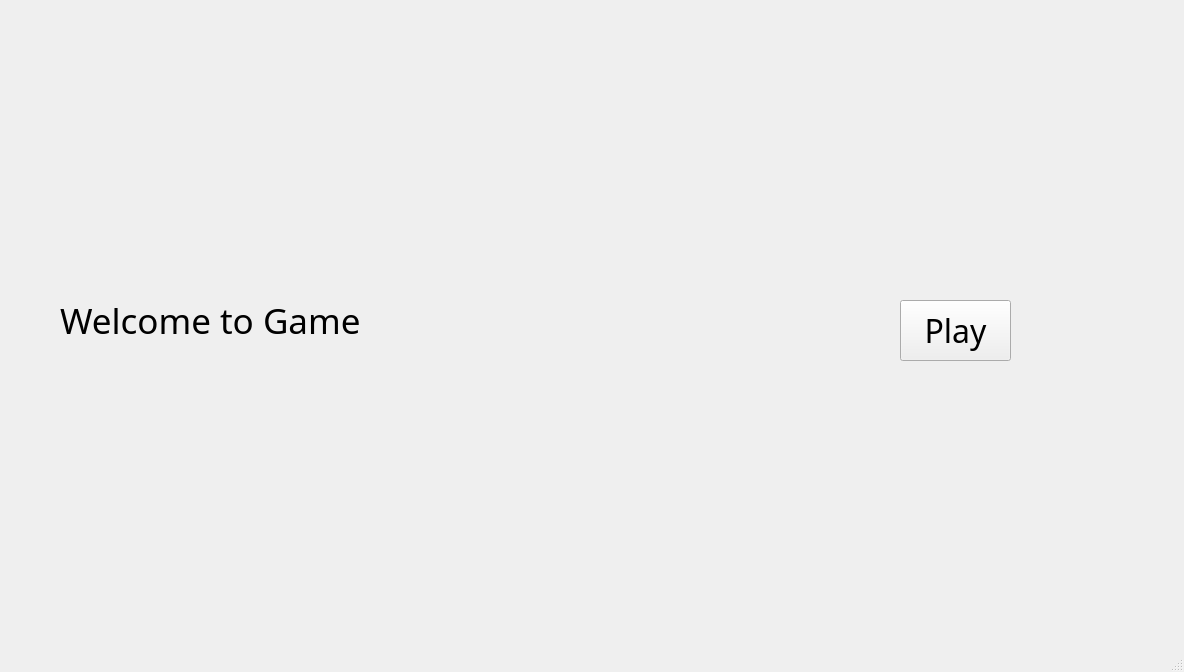
<?xml version="1.0" encoding="UTF-8"?>
<ui version="4.0">
 <class>Page</class>
 <widget class="QMainWindow" name="Page">
  <property name="geometry">
   <rect>
    <x>0</x>
    <y>0</y>
    <width>1184</width>
    <height>672</height>
   </rect>
  </property>
  <property name="windowTitle">
   <string>Page</string>
  </property>
  <property name="styleSheet">
   <string notr="true"/>
  </property>
  <widget class="QWidget" name="centralwidget">
   <widget class="QPushButton" name="pushButton">
    <property name="geometry">
     <rect>
      <x>900</x>
      <y>300</y>
      <width>111</width>
      <height>61</height>
     </rect>
    </property>
    <property name="font">
     <font>
      <family>Segoe Script</family>
      <pointsize>24</pointsize>
     </font>
    </property>
    <property name="toolTip">
     <string>Click me!</string>
    </property>
    <property name="styleSheet">
     <string notr="true"/>
    </property>
    <property name="text">
     <string>Play</string>
    </property>
   </widget>
   <widget class="QLabel" name="lableWelcome">
    <property name="geometry">
     <rect>
      <x>60</x>
      <y>300</y>
      <width>361</width>
      <height>41</height>
     </rect>
    </property>
    <property name="font">
     <font>
      <family>Tempus Sans ITC</family>
      <pointsize>26</pointsize>
     </font>
    </property>
    <property name="toolTip">
     <string>Click Play!</string>
    </property>
    <property name="styleSheet">
     <string notr="true"/>
    </property>
    <property name="text">
     <string>Welcome to Game</string>
    </property>
   </widget>
  </widget>
  <widget class="QMenuBar" name="menubar">
   <property name="geometry">
    <rect>
     <x>0</x>
     <y>0</y>
     <width>1184</width>
     <height>26</height>
    </rect>
   </property>
  </widget>
  <widget class="QStatusBar" name="statusbar"/>
 </widget>
 <resources/>
 <connections/>
</ui>
